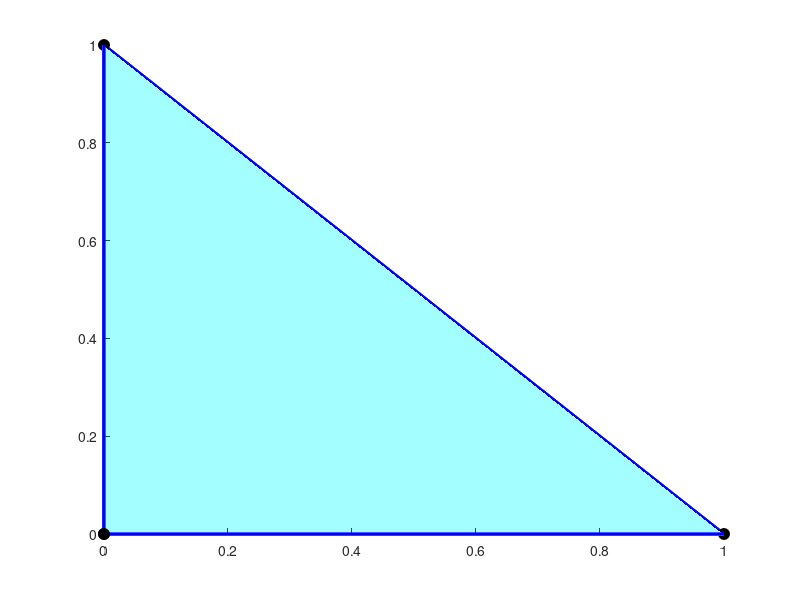

Write MATLAB code to recreate this figure. (Note: this script raises an error after producing the figure.)
% Test script for simplexProjection on 3D unit simplex

fprintf('=== Testing simplexProjection on 3D Unit Simplex ===\n\n');

% Define test points
test_points = [
    0.5,  0.3,  0.2;   % Point already on simplex (sum = 1)
    0.4,  0.4,  0.4;   % Point outside simplex (sum > 1)
    2.0,  3.0,  1.0;   % Point far outside simplex
    -0.5, 0.8,  0.7;   % Point with negative component
    0.1,  0.1,  0.1;   % Point inside simplex (sum < 1)
    1.0,  1.0,  1.0;   % Point with all equal components
    5.0,  0.0,  0.0;   % Point on one axis, far out
    0.0,  0.0,  0.0    % Origin
];

% Visualize the simplex
figure('Name', '3D Simplex Projection Test', 'Position', [100, 100, 1000, 800]);

% Define simplex vertices
vertices = [
    0, 0, 0;    % Origin
    1, 0, 0;    % X-axis
    0, 1, 0;    % Y-axis
    0, 0, 1     % Z-axis
];

faces = [
    1, 2, 3;
    1, 2, 4;
    1, 3, 4;
    2, 3, 4
];

% Plot the simplex
patch('Vertices', vertices, 'Faces', faces, ...
      'FaceColor', 'cyan', 'FaceAlpha', 0.2, ...
      'EdgeColor', 'blue', 'LineWidth', 2);
hold on;

% Plot simplex vertices
plot3(vertices(:,1), vertices(:,2), vertices(:,3), ...
      'ko', 'MarkerSize', 8, 'MarkerFaceColor', 'black');

% Test each point
for i = 1:size(test_points, 1)
    y = test_points(i, :)';
    
    % Project onto simplex
    [x, mu, K] = simplexProjection(y, 1);
    
    % Print results
    fprintf('Test %d:\n', i);
    fprintf('  Input y    = [%.4f, %.4f, %.4f], sum = %.4f\n', y(1), y(2), y(3), sum(y));
    fprintf('  Projected x = [%.4f, %.4f, %.4f], sum = %.4f\n', x(1), x(2), x(3), sum(x));
    fprintf('  mu = %.4f, K = %d\n', mu, K);
    fprintf('  Distance ||y - x|| = %.4f\n\n', norm(y - x));
    
    % Plot original point
    plot3(y(1), y(2), y(3), 'ro', 'MarkerSize', 10, 'MarkerFaceColor', 'red');
    
    % Plot projected point
    plot3(x(1), x(2), x(3), 'go', 'MarkerSize', 10, 'MarkerFaceColor', 'green');
    
    % Draw line from original to projected point
    plot3([y(1), x(1)], [y(2), x(2)], [y(3), x(3)], 'k--', 'LineWidth', 1.5);
    
    % Add labels
    text(y(1), y(2), y(3), sprintf('  y%d', i), 'Color', 'red', 'FontSize', 9);
    text(x(1), x(2), x(3), sprintf('  x%d', i), 'Color', 'green', 'FontSize', 9);
end

% Finalize plot
axis equal;
grid on;
xlabel('X');
ylabel('Y');
zlabel('Z');
title('Simplex Projection: Red (original) → Green (projected)');
legend('Simplex', 'Vertices', 'Original Points', 'Projected Points', 'Projection Lines');
view(45, 30);
rotate3d on;

hold off;

fprintf('=== All tests complete ===\n');
